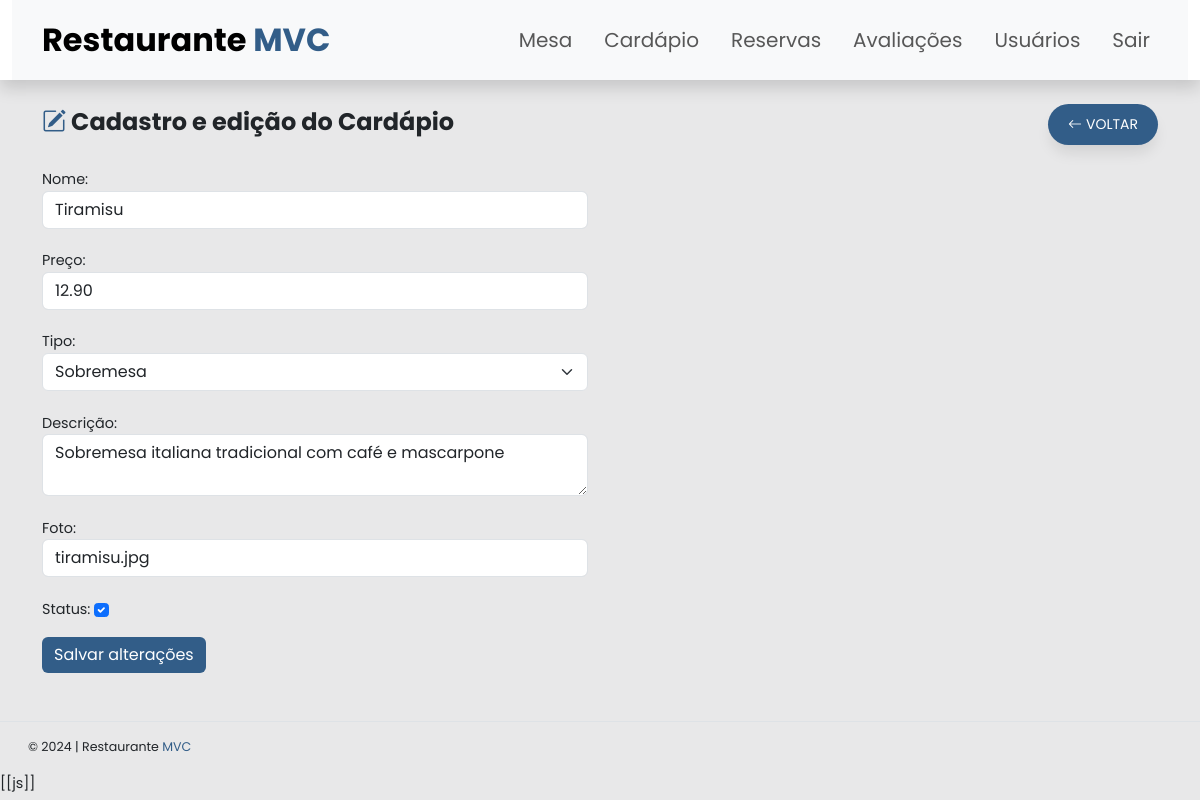
The page /cardapio-adm/editar/3 (signed in) on the database its author committed.
### tables this page shows
CREATE TABLE IF NOT EXISTS `cardapio` (
  `idCardapio` int(11) NOT NULL AUTO_INCREMENT,
  `nome` varchar(100) NOT NULL,
  `preco` decimal(10,2) NOT NULL,
  `tipo` varchar(50) NOT NULL,
  `descricao` text,
  `foto` varchar(255) DEFAULT NULL,
  `status` tinyint(1) NOT NULL DEFAULT 1,
  PRIMARY KEY (`idCardapio`)
);

### models/DataBase.php (called while the page is built)
<?php
class DataBase
{
  private static $conexao = null;
  public static function getConexao() {
    if ( self::$conexao == null ) {
      $host = $_ENV['DB_HOST'] ?? getenv('DB_HOST') ?: "localhost";
      $nomeDoBanco = $_ENV['DB_NAME'] ?? getenv('DB_NAME') ?: "restaurante-mvc";
      $usuario = $_ENV['DB_USER'] ?? getenv('DB_USER') ?: "root";
      $senha = $_ENV['DB_PASSWORD'] ?? getenv('DB_PASSWORD') ?: "";
      try {
        self::$conexao = new PDO(
          "mysql:host=$host;dbname=$nomeDoBanco",
          $usuario,
          $senha
        );
        self::$conexao -> setAttribute(
          PDO::ATTR_ERRMODE,
          PDO::ERRMODE_EXCEPTION
        );
      } catch (PDOException $erro) {
        echo "Erro de conexão: " . $erro -> getMessage();
      }
    }
    return self::$conexao;
  }
}

### models/CardapioModel.php (called while the page is built, shortened)
<?php
require_once "DataBase.php";
class Cardapio
{
  private $db;
  public function __construct()
  {
    $this->db = DataBase::getConexao();
  }
  public function getById($idCardapio) {
    $sql = $this -> db -> prepare("SELECT * FROM cardapio WHERE idCardapio = ?");
    $sql -> execute([$idCardapio]);
    return $sql->fetch(PDO::FETCH_ASSOC);
  }
}

### controllers/CardapioController.php (the view, shortened to what this page needs)
<?php
require_once "models/CardapioModel.php";
class CardapioController
{
  public $baseUrl = "http://localhost:8080";
  private $cardapioModel;
  public function __construct()
  {
    $this -> cardapioModel = new Cardapio;
  }
  public function editar($idCardapio) {
    $cardapio = $this -> cardapioModel -> getById($idCardapio);
    $nome = $cardapio["nome"];
    $preco = $cardapio["preco"];
    $descricao = $cardapio["descricao"];
    $foto = $cardapio["foto"];
    $status = $cardapio["status"] == true ? "checked" : "";
    $tipos = ["Prato quente", "Prato frio", "Sobremesa", "Bebida", "Outros"];
    $tipo = "<option></option>";
    foreach ($tipos as $t) {
      $selecionado = $cardapio["tipo"] == $t ? "selected" : "";
      $tipo .= "<option $selecionado>$t</option>";
    }
    $baseUrl = $this -> baseUrl;
    require "views/CardapioForm.php";
  }
}

### views/CardapioForm.php (shortened to what this page needs)
<?php
$header = file_get_contents("views/templates/html/header.html");
$footer = file_get_contents("views/templates/html/footer.html");
$header = str_replace("[[base-url]]", $baseUrl, $header);
echo $header;
?>
<main>
  <section class="container mt-4">
    <div class="row">
      <div class="col-md-6">
        <span class="fs-4"><span class="text-primary"><i class="bi bi-pencil-square"></i></span><strong> Cadastro e edição do Cardápio</strong></span>
      </div>
      <div class="col-md-6 text-end">
        <a href="<?=$baseUrl?>/cardapio-adm" class="btn btn-sm btn-primary btns"><b><i class="bi bi-arrow-left me-1"></i></b>VOLTAR</a>
      </div>
    </div>
      <div class="row mt-4">
          <div class="col-md-6">
            <form action="<?= $baseUrl ?>/cardapio-adm/atualizar" method="post">
              <label for="nome">Nome:</label>
              <input class="form-control" type="text" name="nome" id="nome" value="<?= $nome ?>" required placeholder="Digite o nome do prato">
              <br>
              <label for="preco">Preço:</label>
              <input class="form-control" type="number" name="preco" id="preco" min="0" step="0.01" value="<?= $preco ?>" required placeholder="Valor do prato">
              <br>
              <label for="tipo">Tipo:</label>
              <select name="tipo" id="tipo" class="form-select" required>
                <?= $tipo ?>
              </select>
              <br>
              <label>Descrição:</label>
              <textarea class="form-control" name="descricao" id="descricao" placeholder="Descrição do item" required minlength="30"><?= $descricao ?></textarea>
              <br>
              <label for="foto">Foto:</label>
              <input class="form-control" type="url" name="foto" id="foto" value="<?= $foto ?>" required>
              <br>
              <label for="status">Status:</label>
              <input class="form-check-input" value="1" type="checkbox" name="status" id="status"<?= $status ?>>
              <br>
              <button class="btn btn-primary mt-3" type="submit">Salvar alterações</button>
            </form>
          </div>
      </div>
  </section>
</main>
<?php
echo $footer;
?>

### views/templates/css/style.css (style rules this page uses)
body { font-family: 'Poppins', serif ,sans-serif !important; font-size: .9rem !important; height: 100vh; }
:root { --color-info: #29abe0; --color-primary: #325d88; --color-primary-transparent: hsla(210, 46%, 36%, 0.623); --color-primary-hover: hwb(210 20% 47% / 0.76); --gray: #a0a7b1; --box-shadow: 0 10px 15px -3px rgba(0, 0, 0, 0.1); --background: #ebecf0; --table-backgound: #fff; --primary: #101824; --odd-row: #f6f9ff; --gray-background: #edeef1; --gary-mid: #f1f2f6; }
.text-primary { color: var(--color-primary)!important; }
.btn-primary { background-color: var(--color-primary); border: none; }
.btns { border-radius: 20px; padding: 10px 20px; border-radius: 24px; box-shadow: var(--box-shadow); transition: .3s ease-in-out; }

### rows shown on the page
cardapio: nome "Tiramisu", preco "12.90", descricao "Sobremesa italiana tradicional com café e mascarpone", foto "tiramisu.jpg"

### other values the page prints
$header "Restaurante MVC Mesa Cardápio Reservas Avaliações Usuários Sair"
$footer "© 2024 | Restaurante MVC [[js]]"
form field tipo "Sobremesa"
